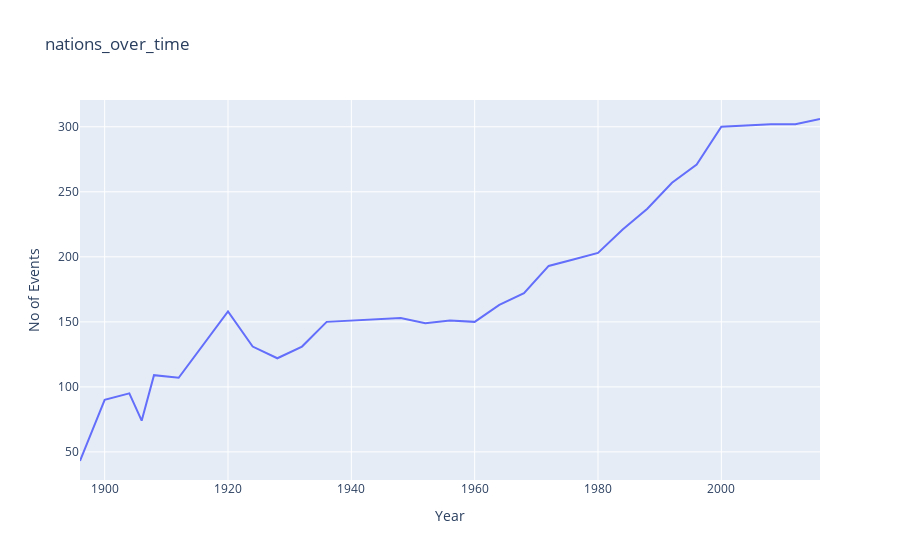

The notebook cell saved with this chart:
### Code cell
fig = px.line(events_over_time, x="Year", y="No of Events", title='nations_over_time')
fig.show()

### Figure 1 — Plotly figure (JSON) as saved in the notebook; plotly's stock layout.template omitted (floating-point values rounded to 4 significant figures)
{"data": [{"hovertemplate": "Year=%{x}<br>No of Events=%{y}<extra></extra>", "legendgroup": "", "line": {"color": "#636efa", "dash": "solid"}, "marker": {"symbol": "circle"}, "mode": "lines", "name": "", "orientation": "v", "showlegend": false, "type": "scatter", "x": [1896, 1900, 1904, 1906, 1908, 1912, 1920, 1924, 1928, 1932, 1936, 1948, 1952, 1956, 1960, 1964, 1968, 1972, 1976, 1980, 1984, 1988, 1992, 1996, 2000, 2004, 2008, 2012, 2016], "xaxis": "x", "y": [43, 90, 95, 74, 109, 107, 158, 131, 122, 131, 150, 153, 149, 151, 150, 163, 172, 193, 198, 203, 221, 237, 257, 271, 300, 301, 302, 302, 306], "yaxis": "y"}], "layout": {"legend": {"tracegroupgap": 0}, "title": {"text": "nations_over_time"}, "xaxis": {"anchor": "y", "domain": [0, 1], "title": {"text": "Year"}}, "yaxis": {"anchor": "x", "domain": [0, 1], "title": {"text": "No of Events"}}}}
